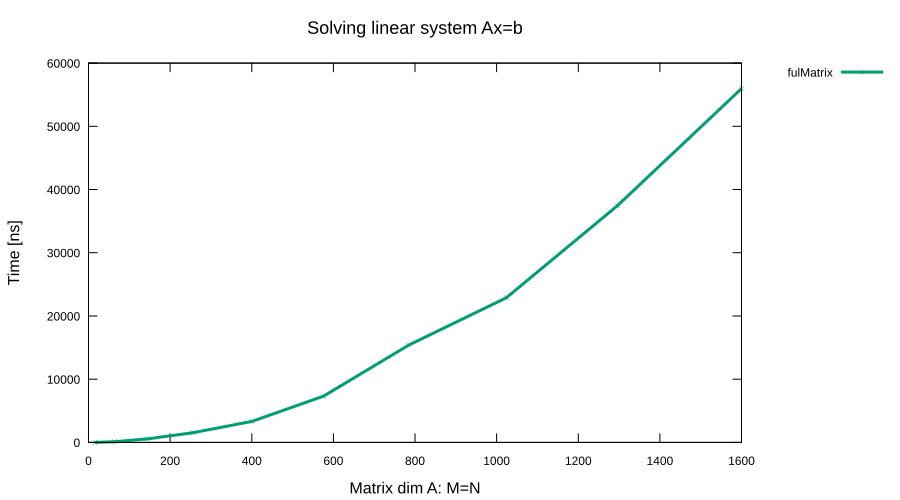

The gnuplot source for this figure:
set terminal svg size 900, 500
set output "runtime.svg"

# logarithmic scale for the y axes makes sense for exponentally growing data.
#set logscale y

set xlabel "Matrix dim A: M=N" font ",16"
set ylabel "Time [ns]" font ",16"
set title "Solving linear system Ax=b" font ",18"
set key outside
set pointsize 0.5
plot "runtime.txt"\
        using 1:5 with linespoints lt 2 lw 3 title "fulMatrix"
#, \
#    "benchmarks/bench_blas.data"\
#       using 1:4 with linespoints lt 3 lw 3 title "tripletFormat"
